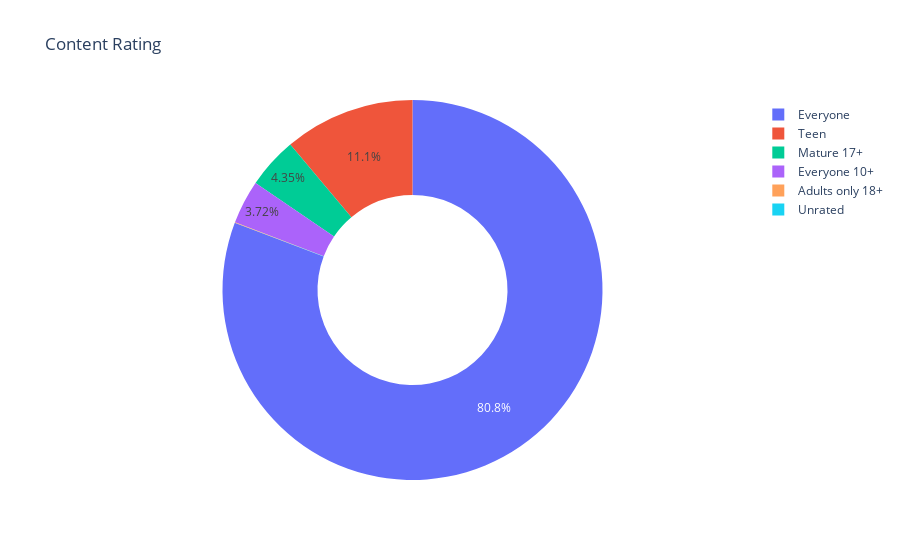

The code cell stored with this chart in its notebook:
### Code cell
fig = px.pie(labels=ratings.index,
values=ratings.values,
title="Content Rating",
names=ratings.index,
hole=0.5
)
fig.update_traces(textposition='inside', textinfo='percent')

# fig.show()
fig

### Figure 1 — Plotly figure (JSON) as saved in the notebook; plotly's stock layout.template omitted (floating-point values rounded to 4 significant figures)
{"data": [{"domain": {"x": [0, 1], "y": [0, 1]}, "hole": 0.5, "hovertemplate": "label=%{label}<br>value=%{value}<extra></extra>", "labels": ["Everyone", "Teen", "Mature 17+", "Everyone 10+", "Adults only 18+", "Unrated"], "legendgroup": "", "name": "", "showlegend": true, "textinfo": "percent", "textposition": "inside", "type": "pie", "values": [6621, 912, 357, 305, 3, 1]}], "layout": {"legend": {"tracegroupgap": 0}, "title": {"text": "Content Rating"}}}
